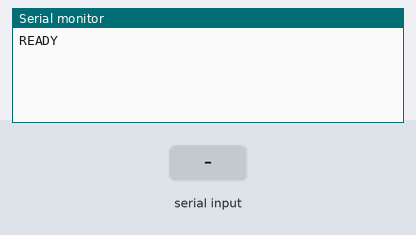
This sketch was run on a simulated SparkFun Pro Micro, built with avr-gcc and run on an emulated ATmega32U4. On the bench: the last lines printed to the serial monitor. Inputs (shaded band) come from the test bench. USB keyboard and mouse output is not drawn.

Above: at 1.2 s.
1.3 s: "f1\n" received over Serial
At 1.7 s:
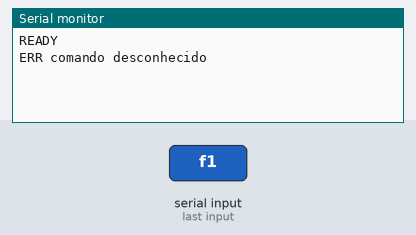
2.8 s: "P 1\n" received over Serial
At 4.0 s:
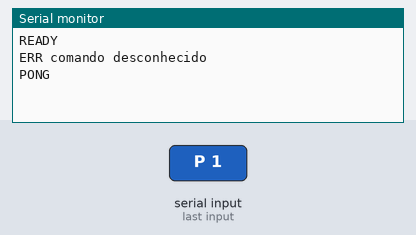
4.3 s: "K 1\n" received over Serial
At 5.2 s:
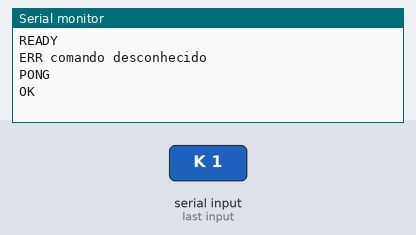
5.8 s: "K 150\n" received over Serial
At 6.3 s:
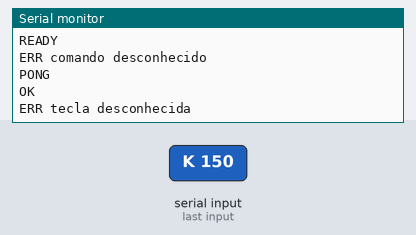
7.3 s: "MV 1\n" received over Serial
At 8.6 s:
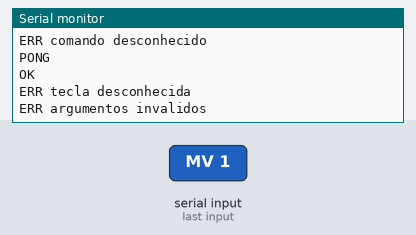

The sketch:

entrada_hid.ino
```cpp
/*
 * entrada_hid.ino — firmware de referência do backend `entrada.backend: arduino`.
 *
 * Board: qualquer ATmega32u4 com USB nativo (Arduino Leonardo, Micro, Pro Micro...).
 * NÃO funciona na RoboCore BlackBoard V1.0 (ATmega328P + conversor USB-serial fixo,
 * sem USB nativo — não tem como virar teclado/mouse HID).
 *
 * Biblioteca necessária (Library Manager do Arduino IDE): "HID-Project" (NicoHood).
 *
 * Protocolo (ASCII, uma linha por comando, terminada em \n; ver
 * src/bot/entrada/teclado_arduino.py no bot):
 *   K <TECLA>                  pressiona e solta uma tecla (nome ou 1 caractere)
 *   M <hx> <hy>                move e clica esquerdo em (hx,hy), 0-32767 (HID absoluto)
 *   MR <hx> <hy>               move e clica direito em (hx,hy)
 *   D <hx1> <hy1> <hx2> <hy2>  arrasta: mouse down em (1), move até (2), mouse up
 *   MV <hx> <hy>               só move (sem clicar) — usado pelo teste da aba Arduino
 *   P                          ping (não toca em teclado/mouse) -> responde "PONG"
 * Resposta: "OK" ou "ERR <motivo>" (comando P responde "PONG" em vez de "OK"). Ao
 * ligar, imprime "READY" uma vez.
 *
 * As coordenadas já chegam escaladas para 0-32767 (o bot faz a escala, este firmware
 * fica burro — sem estado de resolução para manter sincronizado com o PC).
 *
 * IMPORTANTE (limitação do Windows, não deste firmware): o mouse absoluto via HID só
 * alcança o monitor PRIMÁRIO. Se o Tibia rodar num monitor secundário, os cliques vão
 * grudar/errar perto das bordas da tela primária.
 */

#include <HID-Project.h>

struct Tecla {
  const char *nome;
  KeyboardKeycode codigo;
};

// Nomes batem com o que o bot já usa em minúsculo nas hotkeys (ex.: cura.tecla_cura_forte
// = "f1") — o lado Python manda em MAIÚSCULO (tecla.upper()). Teclas de 1 caractere
// (dígitos, letras) não precisam estar na tabela: vão direto pro write() ASCII.
static const Tecla TABELA_TECLAS[] = {
  {"F1", KEY_F1}, {"F2", KEY_F2}, {"F3", KEY_F3}, {"F4", KEY_F4},
  {"F5", KEY_F5}, {"F6", KEY_F6}, {"F7", KEY_F7}, {"F8", KEY_F8},
  {"F9", KEY_F9}, {"F10", KEY_F10}, {"F11", KEY_F11}, {"F12", KEY_F12},
  {"ENTER", KEY_ENTER}, {"ESC", KEY_ESC}, {"SPACE", KEY_SPACE},
  {"TAB", KEY_TAB}, {"BACKSPACE", KEY_BACKSPACE},
  {"CTRL", KEY_LEFT_CTRL}, {"SHIFT", KEY_LEFT_SHIFT}, {"ALT", KEY_LEFT_ALT},
  {"UP", KEY_UP_ARROW}, {"DOWN", KEY_DOWN_ARROW},
  {"LEFT", KEY_LEFT_ARROW}, {"RIGHT", KEY_RIGHT_ARROW},
  // CAPSLOCK: usada só pelo teste da aba Arduino do portal (reversível, não digita
  // texto nem clica em nada — segura de disparar a partir do navegador).
  {"CAPSLOCK", KEY_CAPS_LOCK},
};
static const size_t NUM_TECLAS = sizeof(TABELA_TECLAS) / sizeof(TABELA_TECLAS[0]);

// Guarda de "mesma posição duas vezes" — a doc do HID-Project avisa que mover o
// AbsoluteMouse pra um ponto igual ao anterior pode não registrar no Windows. O Alvo
// do bot re-clica repetidamente o mesmo pixel da battle list, então isso é comum.
static int ultimoX = -1;
static int ultimoY = -1;

void moverPara(int x, int y) {
  if (x == ultimoX && y == ultimoY) {
    int nx = x > 0 ? x - 1 : x + 1;
    AbsoluteMouse.moveTo(nx, y);  // nudge descartável p/ "sujar" a posição anterior
  }
  AbsoluteMouse.moveTo(x, y);
  ultimoX = x;
  ultimoY = y;
}

bool enviarTecla(const String &nome) {
  if (nome.length() == 1) {
    BootKeyboard.write((uint8_t)nome[0]);
    return true;
  }
  for (size_t i = 0; i < NUM_TECLAS; i++) {
    if (nome.equalsIgnoreCase(TABELA_TECLAS[i].nome)) {
      BootKeyboard.write(TABELA_TECLAS[i].codigo);
      return true;
    }
  }
  return false;
}

void cmdClicar(int x, int y, bool direito) {
  moverPara(x, y);
  AbsoluteMouse.click(direito ? MOUSE_RIGHT : MOUSE_LEFT);
}

void cmdMover(int x, int y) {
  moverPara(x, y);  // só move — usado pelo teste de mouse da aba Arduino (sem clicar)
}

void cmdArrastar(int x1, int y1, int x2, int y2) {
  moverPara(x1, y1);
  AbsoluteMouse.press(MOUSE_LEFT);
  moverPara(x2, y2);
  AbsoluteMouse.release(MOUSE_LEFT);
}

bool parseDoisNumeros(const String &s, int &a, int &b) {
  int sep = s.indexOf(' ');
  if (sep == -1) return false;
  a = s.substring(0, sep).toInt();
  b = s.substring(sep + 1).toInt();
  return true;
}

bool parseQuatroNumeros(const String &s, int &a, int &b, int &c, int &d) {
  int i1 = s.indexOf(' ');
  if (i1 == -1) return false;
  int i2 = s.indexOf(' ', i1 + 1);
  if (i2 == -1) return false;
  int i3 = s.indexOf(' ', i2 + 1);
  if (i3 == -1) return false;
  a = s.substring(0, i1).toInt();
  b = s.substring(i1 + 1, i2).toInt();
  c = s.substring(i2 + 1, i3).toInt();
  d = s.substring(i3 + 1).toInt();
  return true;
}

void processarComando(const String &linha) {
  int i1 = linha.indexOf(' ');
  String cmd = (i1 == -1) ? linha : linha.substring(0, i1);
  String resto = (i1 == -1) ? "" : linha.substring(i1 + 1);

  if (cmd == "P") {
    // ping: NÃO toca em teclado/mouse — só prova que o firmware está respondendo e
    // mede a latência do round-trip (usado pelo teste de conexão da aba Arduino).
    Serial.println("PONG");
    return;
  }

  if (cmd == "K") {
    if (enviarTecla(resto)) Serial.println("OK");
    else Serial.println("ERR tecla desconhecida");
    return;
  }

  if (cmd == "MV") {
    int x, y;
    if (!parseDoisNumeros(resto, x, y)) {
      Serial.println("ERR argumentos invalidos");
      return;
    }
    cmdMover(x, y);
    Serial.println("OK");
    return;
  }

  if (cmd == "M" || cmd == "MR") {
    int x, y;
    if (!parseDoisNumeros(resto, x, y)) {
      Serial.println("ERR argumentos invalidos");
      return;
    }
    cmdClicar(x, y, cmd == "MR");
    Serial.println("OK");
    return;
  }

  if (cmd == "D") {
    int x1, y1, x2, y2;
    if (!parseQuatroNumeros(resto, x1, y1, x2, y2)) {
      Serial.println("ERR argumentos invalidos");
      return;
    }
    cmdArrastar(x1, y1, x2, y2);
    Serial.println("OK");
    return;
  }

  Serial.println("ERR comando desconhecido");
}

void setup() {
  Serial.begin(115200);
  BootKeyboard.begin();
  AbsoluteMouse.begin();
  Serial.println("READY");
}

void loop() {
  if (Serial.available()) {
    String linha = Serial.readStringUntil('\n');
    linha.trim();
    if (linha.length() > 0) {
      processarComando(linha);
    }
  }
}
```

Measured:
- after the input at 1.3 s, the serial monitor: prints a new line at once (image 1)
- after the input at 2.8 s, the serial monitor: prints a new line at once (image 2)
- after the input at 4.3 s, the serial monitor: prints a new line at once (image 3)
- after the input at 5.8 s, the serial monitor: prints a new line at once (image 4)
- after the input at 7.3 s, the serial monitor: prints a new line at once (image 5)
